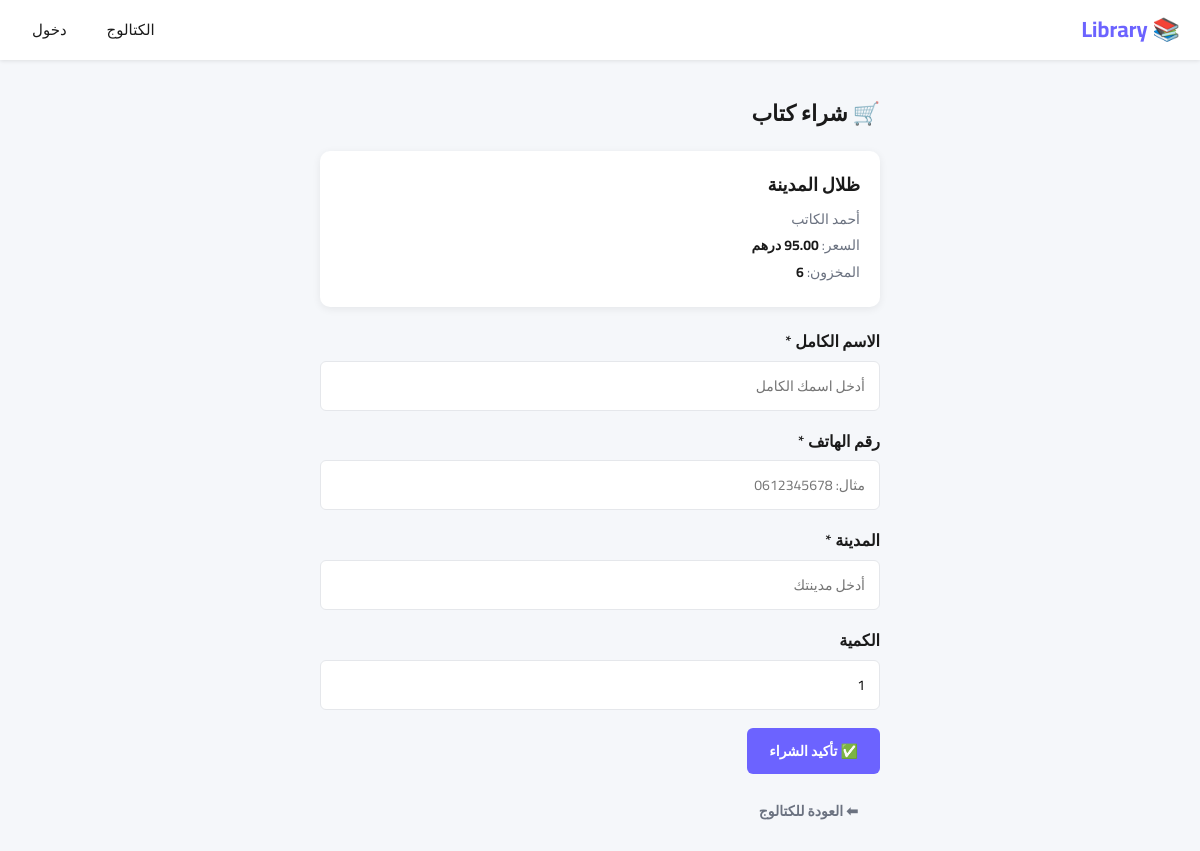
The page /views/buy.php?id=1 on the database its author committed.
### tables this page shows
CREATE TABLE IF NOT EXISTS books (
    id          INT AUTO_INCREMENT PRIMARY KEY,
    title       VARCHAR(200)  NOT NULL,
    author      VARCHAR(150)  NOT NULL,
    category    VARCHAR(100)  NOT NULL,
    price_buy   DECIMAL(10,2) NOT NULL,
    price_rent  DECIMAL(10,2) NOT NULL,
    stock       INT           DEFAULT 0,
    cover_image VARCHAR(255)  DEFAULT NULL,
    description TEXT          DEFAULT NULL,
    content     LONGTEXT      DEFAULT NULL,
    created_at  TIMESTAMP     DEFAULT CURRENT_TIMESTAMP
);

### views/buy.php (the view, shortened to what this page needs)
<?php
require_once '../core/functions.php';
$book_id = $_GET['id'] ?? null;
$stmt = $pdo->prepare("SELECT * FROM books WHERE id = ?");
$stmt->execute([$book_id]);
$book = $stmt->fetch();
?>
<!DOCTYPE html>
<html lang="ar" dir="rtl">
<head>
    <link rel="stylesheet" href="../assets/css/style.css">
</head>
<body>
<nav class="navbar">
    <h1>📚 Library</h1>
    <div class="nav-links">
        <a href="catalogue.php">الكتالوج</a>
        <?php if (isset($_SESSION['user_id'])): ?>
            <a href="user_dashboard.php">حسابي</a>
            <a href="../core/logout.php">خروج</a>
        <?php else: ?>
            <a href="login.php">دخول</a>
        <?php endif; ?>
    </div>
</nav>
<div class="buy-container">
    <h2>🛒 شراء كتاب</h2>
    <div class="book-summary">
        <h3><?= htmlspecialchars($book['title']) ?></h3>
        <p><?= htmlspecialchars($book['author']) ?></p>
        <p>السعر: <strong><?= $book['price_buy'] ?> درهم</strong></p>
        <p>المخزون: <strong><?= $book['stock'] ?></strong></p>
    </div>
    <?php if ($book['stock'] > 0): ?>
        <form action="../core/functions.php" method="POST">
            <div class="form-group">
                <label>الاسم الكامل *</label>
                <input type="text" name="full_name" placeholder="أدخل اسمك الكامل" required>
            </div>
            <div class="form-group">
                <label>رقم الهاتف *</label>
                <input type="text" name="phone" placeholder="مثال: 0612345678" required>
            </div>
            <div class="form-group">
                <label>المدينة *</label>
                <input type="text" name="city" placeholder="أدخل مدينتك" required>
            </div>
            <div class="form-group">
                <label>الكمية</label>
                <input type="number" name="quantity" min="1" max="<?= $book['stock'] ?>" value="1" required>
            </div>
            <button type="submit" class="btn-primary">✅ تأكيد الشراء</button>
        </form>
    <?php else: ?>
        <p class="out-stock">❌ هذا الكتاب غير متوفر حالياً.</p>
    <?php endif; ?>
    <a href="catalogue.php" class="btn-back">⬅ العودة للكتالوج</a>
</div>
</body>
</html>

### assets/css/style.css (style rules this page uses)
:root { --primary: #6c63ff; --secondary:#f7931e; --success: #22c55e; --danger: #ef4444; --warning: #f59e0b; --dark: #1a1a1a; --light: #f5f7fa; --gray: #6b7280; --border: #e5e7eb; }
*, *::before, *::after { margin: 0; padding: 0; box-sizing: border-box; }
body { font-family: 'Cairo', sans-serif; background-color: var(--light); color: var(--dark); line-height: 1.6; }
a { text-decoration: none; }
.navbar { background-color: #fff; box-shadow: 0 1px 4px rgba(0,0,0,0.1); position: sticky; top: 0; z-index: 100; padding: 0 20px; display: flex; justify-content: space-between; align-items: center; min-height: 60px; flex-wrap: wrap; gap: 10px; }
.navbar h1 { font-size: 22px; color: var(--primary); font-weight: 700; }
.nav-links { display: flex; gap: 16px; align-items: center; flex-wrap: wrap; }
.nav-links a { color: var(--dark); font-weight: 500; font-size: 15px; padding: 6px 12px; border-radius: 6px; transition: background 0.2s, color 0.2s; }
.btn, .btn-primary, .btn-secondary, .btn-success, .btn-danger, .btn-buy, .btn-rent, .btn-back, .btn-submit, .login-btn { display: inline-block; padding: 10px 22px; border-radius: 6px; font-weight: 600; font-family: 'Cairo', sans-serif; font-size: 14px; cursor: pointer; border: none; text-align: center; transition: all 0.25s; }
.btn-primary { background-color: var(--primary); color: #fff; }
.btn-back { display: inline-block; margin-top: 16px; color: var(--gray); font-size: 14px; }
.form-group { margin-bottom: 18px; }
.form-group label { display: block; margin-bottom: 6px; font-weight: 600; color: var(--dark); }
.form-group input, .form-group select, .form-group textarea { width: 100%; padding: 11px 14px; border: 1px solid var(--border); border-radius: 6px; font-family: 'Cairo', sans-serif; font-size: 14px; transition: border-color 0.2s, box-shadow 0.2s; }
.buy-container, .rent-container { max-width: 600px; margin: 36px auto; padding: 0 20px; }
.buy-container h2, .rent-container h2 { font-size: 22px; margin-bottom: 20px; color: var(--dark); }
.book-summary { background: #fff; border-radius: 10px; padding: 20px; box-shadow: 0 2px 8px rgba(0,0,0,0.07); margin-bottom: 22px; }
.book-summary h3 { font-size: 18px; margin-bottom: 8px; color: var(--dark); }
.book-summary p { color: var(--gray); font-size: 14px; margin-bottom: 4px; }
.book-summary strong { color: var(--dark); }

### rows shown on the page
books: title "ظلال المدينة", author "أحمد الكاتب", price_buy "95.00", stock "6"
